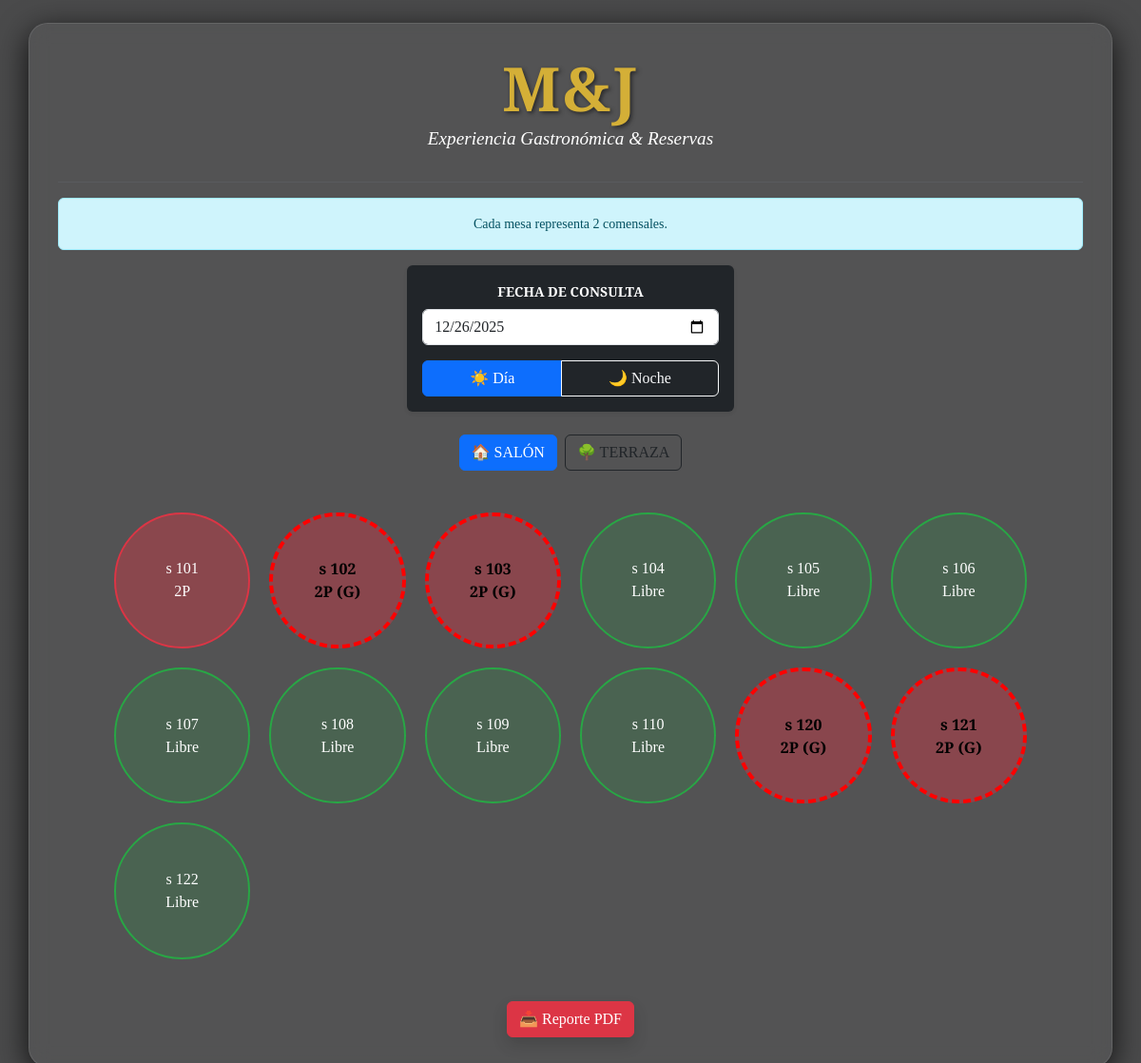
The page /?fecha=2025-12-26&turno=DIA (signed in) on the database as committed earlier.
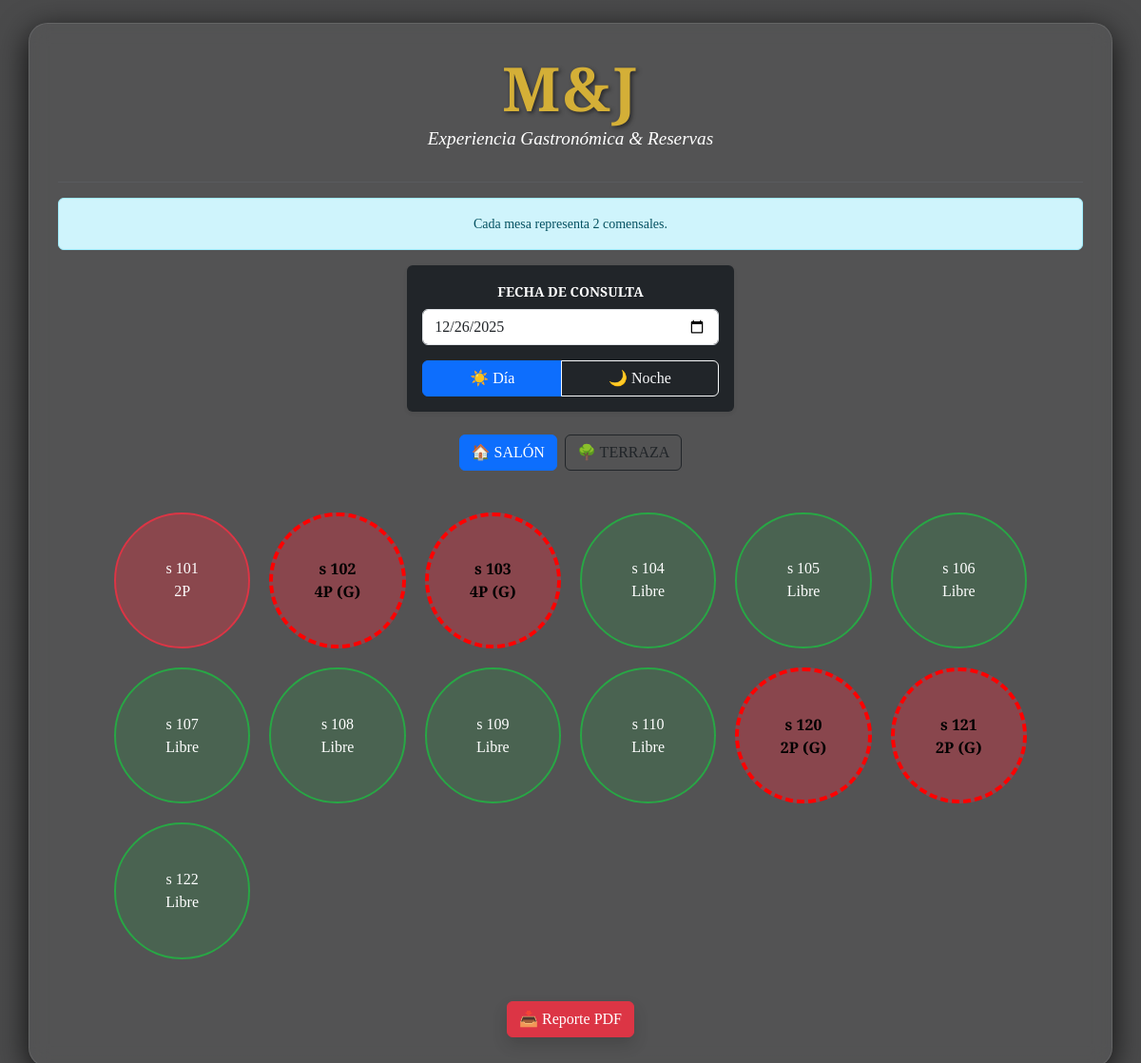
The same page on the database as committed later.
### reservas/models.py (models this page shows, shortened)
class Reserva(models.Model):
    TURNOS = [
        ('DIA', 'Día'),
        ('NOCHE', 'Noche'),
    ]
    nombre = models.CharField(max_length=100)
    apellido = models.CharField(max_length=100)
    telefono = models.CharField(max_length=20)
    fecha = models.DateField()
    hora = models.TimeField()
    mesa = models.IntegerField()
    turno = models.CharField(max_length=5, choices=TURNOS)
    comentarios = models.TextField(null=True, blank=True)
    personas = models.IntegerField(default=1)

### reservas/views.py (the view, shortened to what this page needs)
# urls.py: path('', views.formulario_reserva, name='formulario_reserva'),
@login_required
def formulario_reserva(request):
    fecha_str = request.GET.get('fecha')
    info_mesas = "Cada mesa representa 2 comensales."
    fecha_actual = date.fromisoformat(fecha_str) if fecha_str else date.today()
    turno_actual = request.GET.get('turno', 'DIA')
    reservas_queryset = Reserva.objects.filter(fecha=fecha_actual, turno=turno_actual)
    dict_reservas = {res.mesa: res for res in reservas_queryset}
    mesas = []
    for i in range(101, 111):
        reserva_data = dict_reservas.get(i)
        es_conjunto = False
        if reserva_data:
            coincidencias = reservas_queryset.filter(
                nombre=reserva_data.nombre,
                apellido=reserva_data.apellido,
                hora=reserva_data.hora
            ).count()
            es_conjunto = coincidencias > 1
        mesas.append({
            'numero': i,
            'ocupada': reserva_data is not None,
            'detalle': reserva_data,
            'es_conjunto': es_conjunto
        })
    for i in range(120, 123):
        reserva_data = dict_reservas.get(i)
        es_conjunto = False
        if reserva_data:
            coincidencias = reservas_queryset.filter(
                nombre=reserva_data.nombre,
                apellido=reserva_data.apellido,
                hora=reserva_data.hora
            ).count()
            es_conjunto = coincidencias > 1
        mesas.append({
            'numero': i,
            'ocupada': reserva_data is not None,
            'detalle': reserva_data,
            'es_conjunto': es_conjunto
        })
    return render(request, 'inicio.html', {
        'mesas': mesas,
        'fecha_actual': fecha_actual.isoformat(),
        'turno_actual': turno_actual,
        'info_mesas': info_mesas
    })

### reservas/templates/inicio.html (shortened to what this page needs)
{% load static %}
<!DOCTYPE html>
<html lang="es">
<head>
    <link href="https://cdn.jsdelivr.net/npm/bootstrap@5.3.0/dist/css/bootstrap.min.css" rel="stylesheet">
    <link rel="stylesheet" href="{% static 'css/estilos.css' %}">
</head>
<body class="bg-light">
    <div id="contenedor-todo" class="container text-center mt-4">
        <h1 class="brand-title">M&J</h1>
        <p class="brand-subtitle">Experiencia Gastronómica & Reservas</p>
        <hr class="border-secondary opacity-25">
        {% if info_mesas %}
        <div class="alert alert-info small">{{ info_mesas }}</div>
        {% endif %}
        <div class="row justify-content-center mb-4">
            <div class="col-md-6 col-lg-4">
                <form method="GET" id="form-filtros" class="bg-dark p-3 rounded shadow-sm">
                    <label class="form-label fw-bold text-white small">FECHA DE CONSULTA</label>
                    <input type="date" name="fecha" id="fecha_filtro" class="form-control mb-3" value="{{ fecha_actual }}" onchange="this.form.submit()">
                    <div class="btn-group w-100">
                        <button type="button"
                            hx-get="?fecha={{ fecha_actual }}&turno=DIA"
                            hx-target="#contenedor-todo"
                            hx-select="#contenedor-todo"
                            hx-swap="outerHTML"
                            hx-push-url="true"
                            class="btn btn-{% if turno_actual == 'DIA' %}primary{% else %}outline-light{% endif %}">☀️ Día</button>
                        <button type="button"
                            hx-get="?fecha={{ fecha_actual }}&turno=NOCHE"
                            hx-target="#contenedor-todo"
                            hx-select="#contenedor-todo"
                            hx-swap="outerHTML"
                            hx-push-url="true"
                            class="btn btn-{% if turno_actual == 'NOCHE' %}primary{% else %}outline-light{% endif %}">🌙 Noche</button>
                    </div>
                </form>
            </div>
        </div>
        <div class="d-flex justify-content-center gap-2 mb-4">
            <a href="/?fecha={{ fecha_actual }}&turno={{ turno_actual }}" class="btn btn-{% if 'terraza' not in request.path %}primary{% else %}outline-dark{% endif %}">🏠 SALÓN</a>
            <a href="/terraza/?fecha={{ fecha_actual }}&turno={{ turno_actual }}" class="btn btn-{% if 'terraza' in request.path %}warning fw-bold{% else %}outline-dark{% endif %}">🌳 TERRAZA</a>
        </div>
        <div class="restaurante-mapa">
            {% for mesa in mesas %}
                {% if mesa.ocupada %}
                    <div class="mesa-container mesa-ocupada {% if mesa.es_conjunto %}mesa-en-conjunto{% endif %}"
                         data-id="{{ mesa.detalle.id }}"
                         data-nombre="{{ mesa.detalle.nombre }}"
                         data-apellido="{{ mesa.detalle.apellido }}"
                         data-tel="{{ mesa.detalle.telefono }}"
                         data-hora="{{ mesa.detalle.hora|time:'H:i' }}"
                         data-coment="{{ mesa.detalle.comentarios|escapejs }}"
                         data-pax="{{ mesa.detalle.personas }}"
                         onclick="verDetalle(this)">
                {% else %}
                    <div class="mesa-container mesa-libre" id="mesa-{{ mesa.numero }}" onclick="toggleMesa('{{ mesa.numero }}')">
                {% endif %}
                    <span class="mesa-numero">{% if 'terraza' in request.path %}T{% else %}s{% endif %} {{ mesa.numero }}</span>
                    <span class="mesa-estado">{% if mesa.ocupada %}{{ mesa.detalle.personas }}P {% if mesa.es_conjunto %}(G){% endif %}{% else %}Libre{% endif %}</span>
                </div>
            {% endfor %}
        </div>
        <div class="mt-4">
            <a href="{% url 'exportar_pdf' %}?fecha={{ fecha_actual }}&turno={{ turno_actual }}" class="btn btn-danger shadow">📥 Reporte PDF</a>
        </div>
    </div>
</body>
</html>

### reservas/static/css/estilos.css (style rules this page uses)
body { background: linear-gradient(rgba(0, 0, 0, 0.7), rgba(0, 0, 0, 0.7)), url('https://images.unsplash.com/photo-1514362545857-3bc16c4c7d1b?q=80&w=2070&auto=format&fit=crop') no-repeat center center fixed; background-size: cover; font-family: 'Playfair Display', serif; color: #000000; }
.brand-title { font-size: 4rem; font-weight: 700; color: #d4af37; text-shadow: 2px 2px 4px rgba(0,0,0,0.5); margin-bottom: 0; letter-spacing: 2px; }
.brand-subtitle { color: #ffffff; font-style: italic; font-size: 1.2rem; margin-bottom: 30px; }
.container { background: rgba(255, 255, 255, 0.05); backdrop-filter: blur(10px); border-radius: 20px; padding: 30px; border: 1px solid rgba(255, 255, 255, 0.1); box-shadow: 0 8px 32px 0 rgba(0, 0, 0, 0.8); }
.mesa-en-conjunto { border: 4px dashed #ff0000 !important; background: linear-gradient(45deg, #ffffff 25%, #ff0000 25%, #ff0000 50%, #ffffff 50%, #ffffff 75%, #ff0000 75%, #ff0000 100%) !important; background-size: 20px 20px !important; color: black !important; font-weight: bold; animation: pulse-border 2s infinite; }
.mesa-container { border-radius: 12px; transition: transform 0.3s ease, box-shadow 0.3s ease; border: 2px solid rgba(255,255,255,0.1); }
.mesa-libre { background: rgba(40, 167, 69, 0.2) !important; border-color: #28a745; color: #fff; }
.mesa-ocupada { background: rgba(220, 53, 69, 0.4) !important; border-color: #dc3545; color: #fff; }
.restaurante-mapa { display: grid; grid-template-columns: repeat(auto-fit, minmax(140px, 1fr)); gap: 20px; padding: 20px; max-width: 1000px; margin: 0 auto; }
.mesa-container { aspect-ratio: 1 / 1; display: flex; flex-direction: column; justify-content: center; align-items: center; border-radius: 50%; cursor: pointer; transition: all 0.3s ease; user-select: none; }

Rows that differ between the two databases and show on the page:
changed Reserva (number 2 of 5 on the later page): detalle.personas "2" → "4"
changed Reserva (number 3 of 5 on the later page): detalle.personas "2" → "4"
